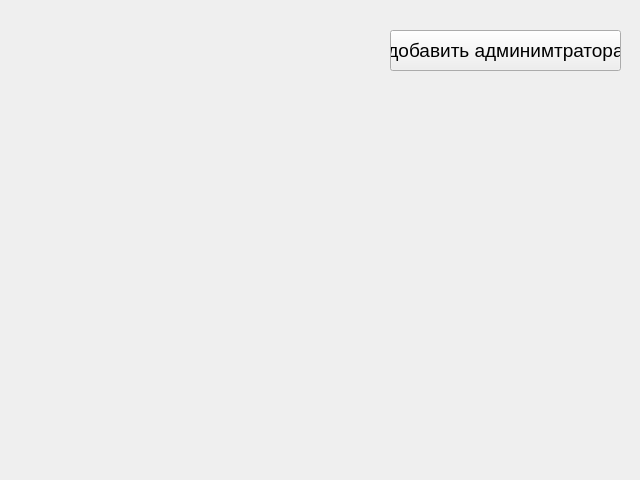
<?xml version="1.0" encoding="UTF-8"?>
<ui version="4.0">
 <class>MainWindow_admin_hostel</class>
 <widget class="QMainWindow" name="MainWindow_admin_hostel">
  <property name="geometry">
   <rect>
    <x>0</x>
    <y>0</y>
    <width>640</width>
    <height>480</height>
   </rect>
  </property>
  <property name="windowTitle">
   <string>MainWindow</string>
  </property>
  <widget class="QWidget" name="centralwidget">
   <widget class="QPushButton" name="pushButton">
    <property name="geometry">
     <rect>
      <x>390</x>
      <y>30</y>
      <width>231</width>
      <height>41</height>
     </rect>
    </property>
    <property name="font">
     <font>
      <pointsize>14</pointsize>
     </font>
    </property>
    <property name="text">
     <string>добавить админимтратора</string>
    </property>
   </widget>
  </widget>
 </widget>
 <resources/>
 <connections/>
</ui>
